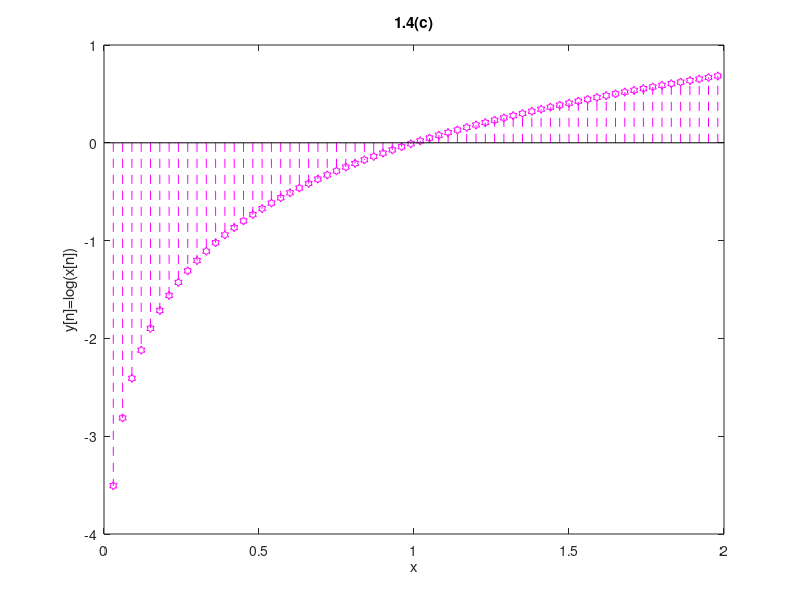

MATLAB code for this plot:
x=0:0.03:2;
y=log(x);

stem(x,y,'m--h');
title('1.4(c)');
xlabel('x');
ylabel('y[n]=log(x[n])');

saveas(gcf, "LAB1/P1_4_c_out.png")
